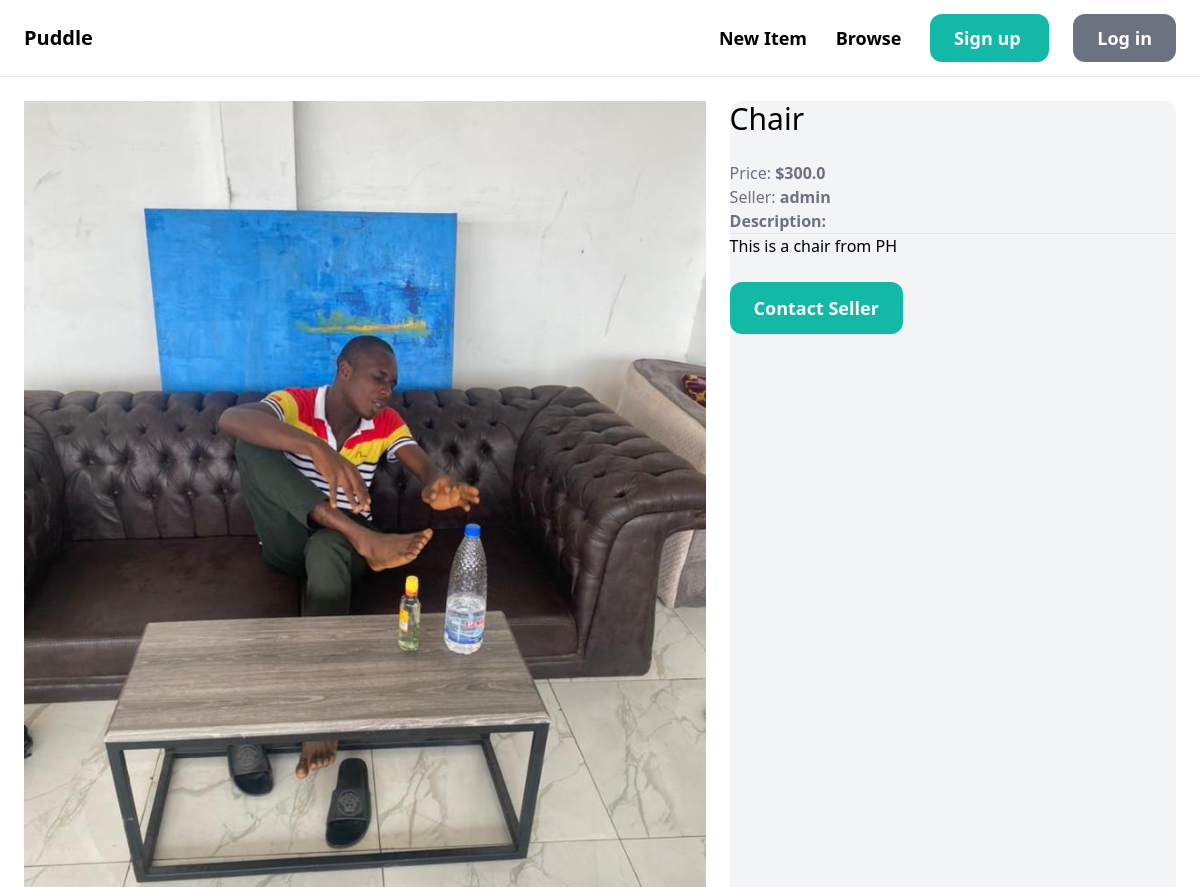
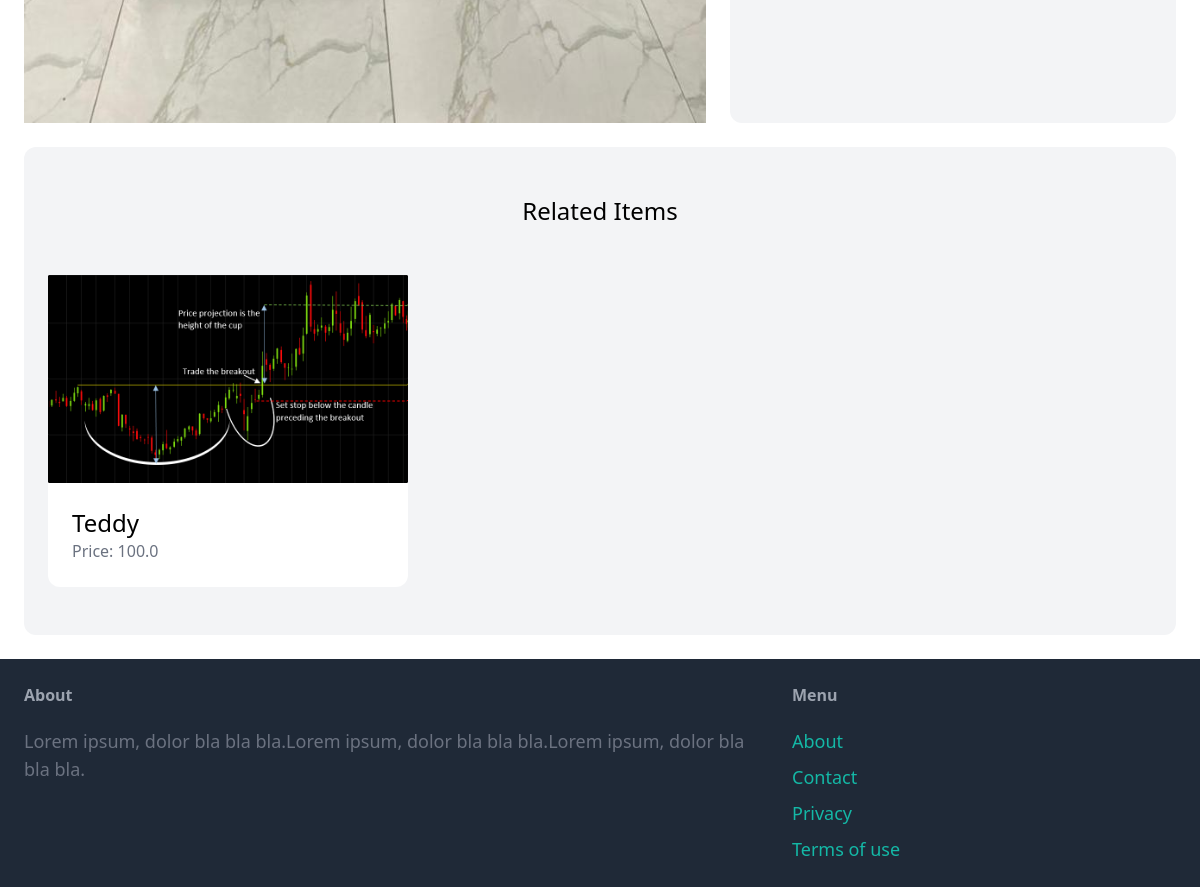
/items/2/, run on an earlier commit of the app's database (2 pictures, top to bottom).
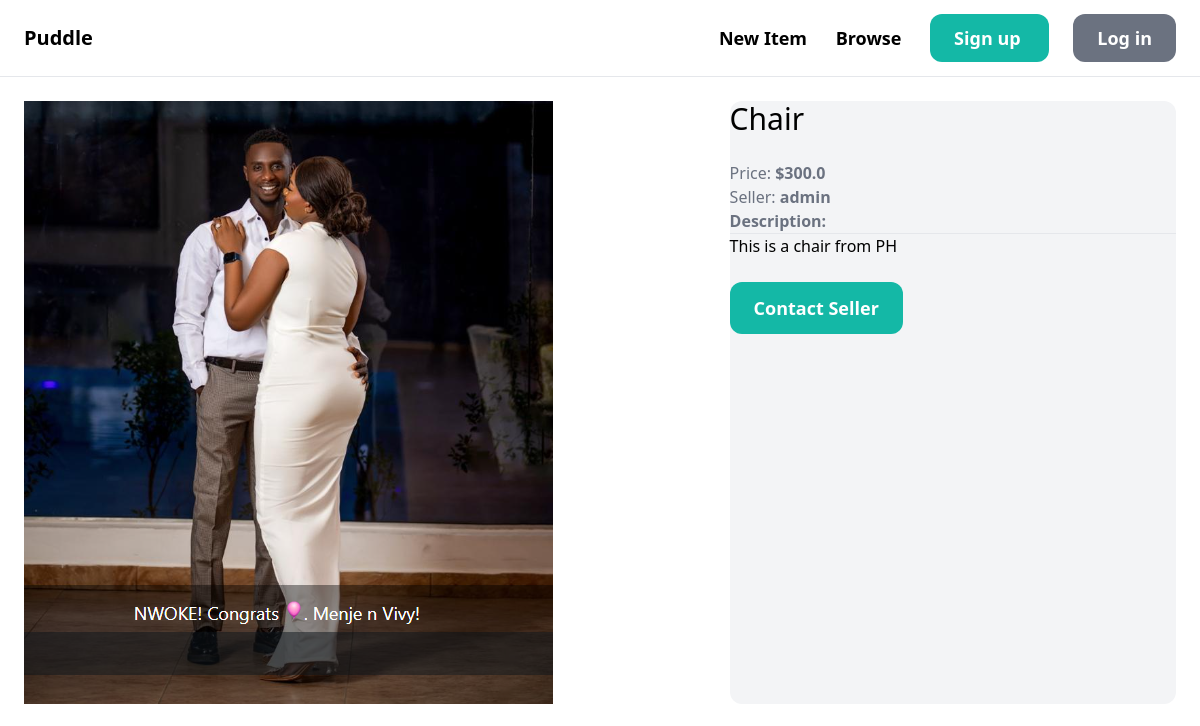
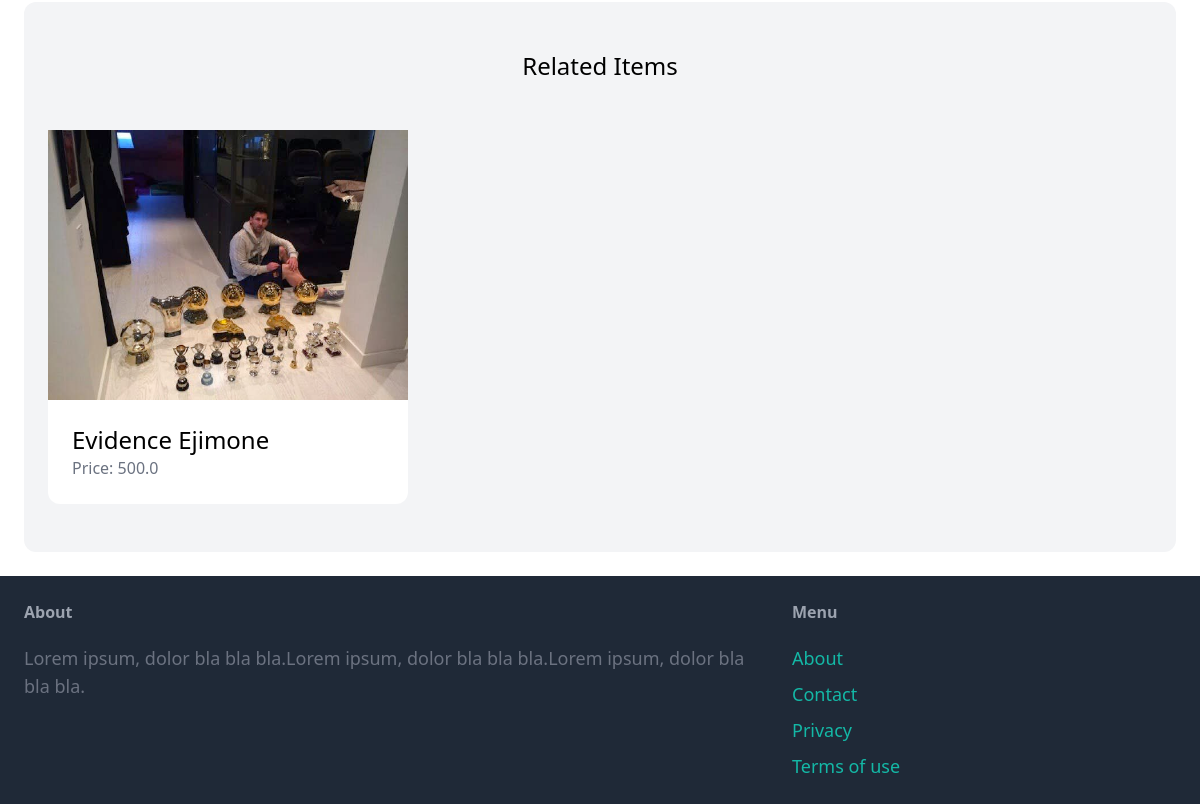
And on a later commit of the database (2 pictures, top to bottom).
### item/models.py (models this page shows, shortened)
class Item(models.Model):
    category = models.ForeignKey(Category, related_name='items', on_delete=models.CASCADE)
    name = models.CharField(max_length=255)
    description = models.TextField(blank=True, null=True)
    price = models.FloatField()
    image = models.ImageField(upload_to='item_images', blank=True, null=True)
    is_sold = models.BooleanField(default=False)
    created_by = models.ForeignKey(User, related_name='items', on_delete=models.CASCADE)
    created_at = models.DateTimeField(auto_now_add=True)

### item/views.py (the view)
# urls.py: path('<int:pk>/', views.detail, name='detail'),
def detail(request, pk):
    item = get_object_or_404(Item, pk=pk)
    related_items = Item.objects.filter(category=item.category, is_sold=False).exclude(pk=pk)[0:3]
    return render(request, 'item/detail.html', {
        'item': item,
        'related_items': related_items
    })

### item/templates/item/detail.html (shortened to what this page needs)
{% extends 'core/base.html' %}
{% block content %}
<div class="grid grid-cols-5 gap-6">
    <div class="col-span-3">
        <img src="{{ item.image.url }}" alt="rounded-xl">
    </div>
    <div class="col-span-2 bg-gray-100 rounded-xl">
        <h1 class="mb-6 text-3xl">{{ item.name}}</h1>
        <p class="text-gray-500">Price: <strong>${{ item.price }}</strong></p>
        <p class="text-gray-500">Seller: <strong>{{ item.created_by.username }}</strong></p>
        {% if item.description %}
        <p class="text-gray-700">
            <strong class="text-gray-500">Description:</strong><hr>
            {{ item.description }}
        </p>
        {% endif %}
        <a href="#" class="inline-block mt-6 px-6 py-3 text-lg font-semibold bg-teal-500 text-white rounded-xl hover:bg-teal-700">Contact Seller</a>
    </div>
</div>
<div class="mt-6 px-6 py-12 bg-gray-100 rounded-xl">
    <h2 class="mb-12 text-2xl text-center">Related Items</h2>
    <div class="grid grid-cols-3 gap-3">
      {% for item in related_items %}
        <div>
          <a href="{% url 'item:detail' item.id %}">
            <div>
              <img src="{{ item.image.url }}" class="tounded-t-xl" alt="">
            </div>
            <div class="p-6 bg-white rounded-b-xl">
              <h2 class="text-2xl">{{ item.name }}</h2>
              <p class="text-gray-500">Price: {{item.price}}</p>
            </div>
          </a>
        </div>
      {% endfor %}
    </div>
  </div>
{% endblock %}

What changed in the data, as far as the page shows it:
removed Item: image (picture), name "Teddy", price "100.0"
changed Item "Chair": image: a different picture
added Item: image (picture), name "Evidence Ejimone", price "500.0"
